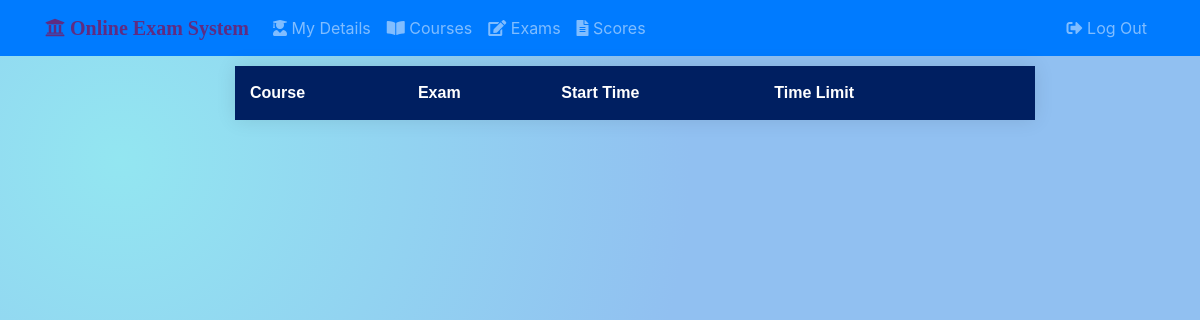
Page /students/student001/exams/ on the earlier database version.
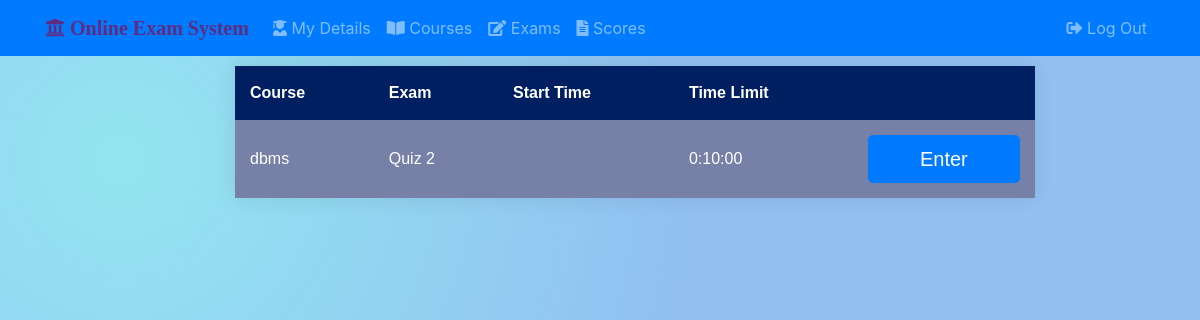
Same page on the later database version.
### stud_app/models.py (models this page shows, shortened)
class Exam(models.Model):
    exam_name = models.CharField(max_length=40)
    course_fk = models.ForeignKey(Course, verbose_name='Course', on_delete=models.CASCADE, null=True, blank=True)
    qn_mark = models.IntegerField(default=4, null=True, blank=True)
    neg_mark = models.IntegerField(default=1, null=True, blank=True)
    time_limit = models.DurationField(help_text='In what UNITS???') #widget=TimeDurationWidget(), required=False,
    is_active = models.BooleanField(default=True)
    created_on = models.DateTimeField(auto_now_add=True)
    updated_on = models.DateTimeField(auto_now=True)
    pub_date = models.DateTimeField('Date Published', auto_now_add=True, editable=False)
    def was_published_recently(self):
        now = timezone.now()
        return now - datetime.timedelta(days=1) <= self.pub_date <= now
    was_published_recently.short_description = 'Recently Published?'
    was_published_recently.boolean = True
    was_published_recently.admin_order_field = 'pub_date'

class Course(models.Model):
    course_code = models.CharField(max_length=6, unique=True)
    course_name = models.CharField(max_length=50)
    dept_fk = models.ForeignKey(Department, on_delete=models.CASCADE, null=True, blank=True)
    course_desc = models.TextField('Course Description',max_length=100,null=True,blank=True)

### stud_app/views.py (the view)
# urls.py: path('<username>/exams/', views.exam_list_view, name="exams"),
def exam_list_view(request, username):
    if request.method == 'POST':
        exams = Exam.objects.all()
        for exam in exams:
            if str(exam.id) in request.POST:
                return HttpResponseRedirect(reverse('stud_app:exams', args=[username, exam.id,]))
        else:
            return HttpResponse('NO such exams\n',request.POST)
    else:
        student = get_object_or_404(Student, user__username = username)
        courses = student.course_fk.all()
        exams = Exam.objects.filter(Q(course_fk__in=courses))
        unattended_exams = Exam.objects.filter(~Q(attendee__exam_fk__in=exams))
        context = {
                'username': username,
                'exams': unattended_exams,
            }
        return render(request, 'stud_app/exam_list.html', context)

### stud_app/templates/stud_app/exam_list.html (shortened to what this page needs)
{% extends 'base.html' %}
{% load static %}
{% block head %}
    <link rel="stylesheet" href="{% static 'stud_app/css/exam_list.css' %}">
{% endblock %}
{% block content %}
<div class="container">
<div class="row">
<div class="col-2"></div>
<div class="col-8">
<form action="" method="post">
    <div class="table-container">
        <table>
            <thead>
                <tr>
                    <th>Course</th>
                    <th>Exam</th>
                    <th>Start Time</th>
                    <th>Time Limit</th>
                    <th></th>
                </tr>
            </thead>
            <tbody>
                {% for exam in exams %}
                <tr>
                    <td>{{ exam.course_fk.course_name }}</td>
                    <td>{{ exam.exam_name }}</td>
                    <td>{{ exam.start_time }}</td>
                    <td>{{ exam.time_limit }}</td>
                    <td><button type="submit" name="{{ exam.id }}" class="btn btn-lg btn-primary btn-block btn-signin" value="{{ exam.id}}">Enter</button></td>
                </tr>
                {% endfor %}
            </tbody>
        </table>
    </div>
</form>
</div>
</div>
</div>
{% endblock %}

Differences in the rows shown:
added Exam: course_fk.course_name "dbms", exam_name "Quiz 2", time_limit "0:10:00", {{ exam.id }} 4 (drawn)
